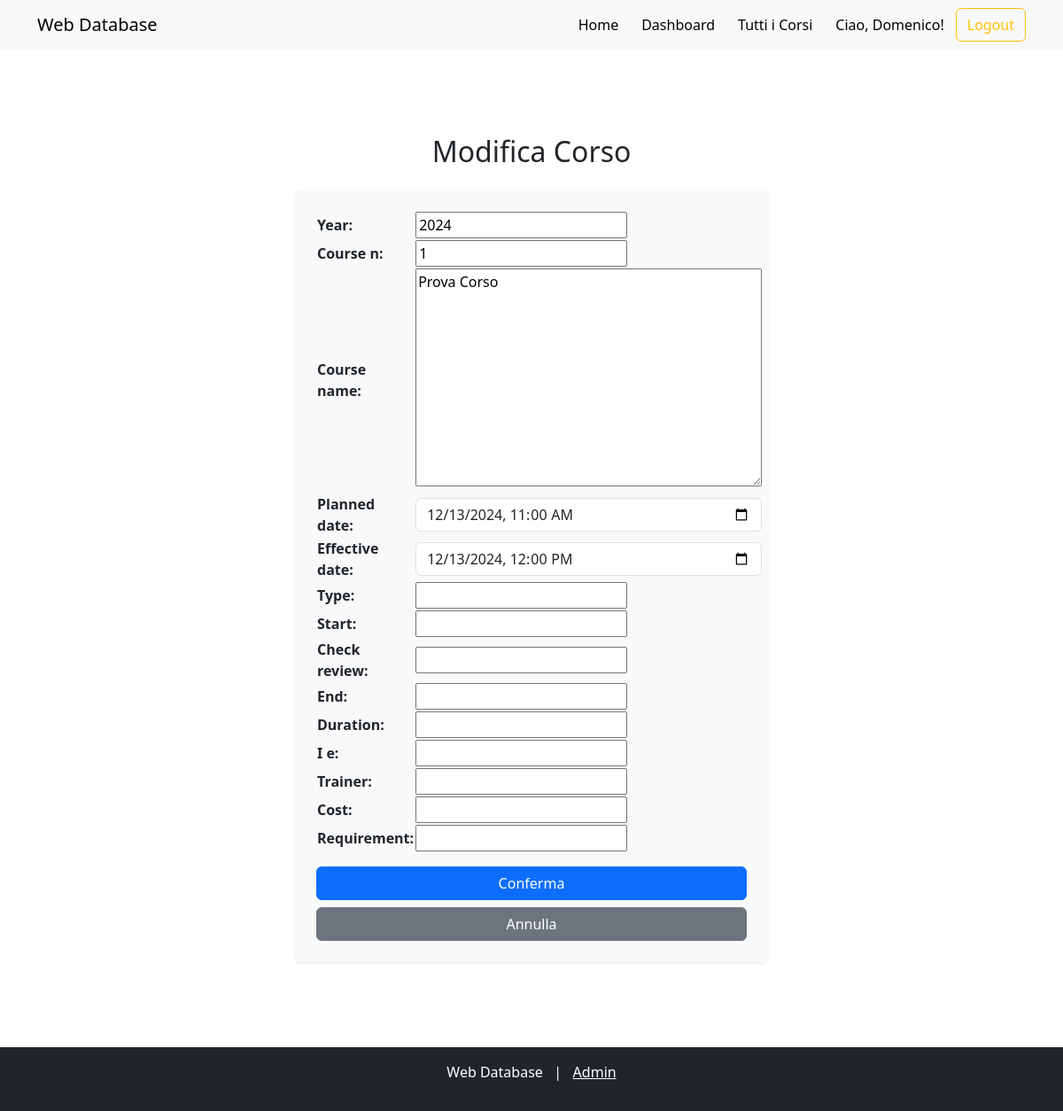
The page /courseupdate/314/ (signed in) on the database its author committed.
### web_app/models.py (models this page shows, shortened)
class CustomUser(AbstractUser):
    USER_TYPE_CHOICES = (
        ('person', 'Persona'),
        ('quality_manager', 'Quality Manager'),
    )
    user_type = models.CharField(max_length=20, choices=USER_TYPE_CHOICES)

class Course(models.Model):
    year = models.IntegerField(null=True, blank=True)
    course_n = models.CharField(max_length=255, null=True, blank=True)
    course_name = models.TextField(null=True, blank=True)
    planned_date = models.DateTimeField(null=True, blank=True)
    effective_date = models.DateTimeField(null=True, blank=True)
    type = models.CharField(max_length=255, null=True, blank=True)
    start = models.CharField(max_length=255, null=True, blank=True)
    check_review = models.CharField(max_length=255, null=True, blank=True)
    end = models.CharField(max_length=255, null=True, blank=True)
    duration = models.FloatField(null=True, blank=True)
    i_e = models.CharField(max_length=255, null=True, blank=True)
    trainer = models.CharField(max_length=255, null=True, blank=True)
    cost = models.FloatField(null=True, blank=True)
    requirement = models.CharField(max_length=255, null=True, blank=True)

### web_app/views.py (the view, shortened to what this page needs)
# urls.py: path('courseupdate/<int:pk>/', views.CourseUpdateView.as_view(), name='course_update'),
class CourseUpdateView(QualityManagerRequiredMixin, LoginRequiredMixin, UpdateView):
    model = Course
    form_class = CourseForm
    template_name = 'web_app/course_update.html'

### web_app/forms.py
class CourseForm(forms.ModelForm):
    class Meta:
        model = Course
        fields = '__all__'
        widgets = {
            'planned_date': forms.DateTimeInput(attrs={'type': 'datetime-local', 'class': 'form-control'}),
            'effective_date': forms.DateTimeInput(attrs={'type': 'datetime-local', 'class': 'form-control'}),
        }

### web_app/templates/web_app/course_update.html (shortened to what this page needs)
{% extends "base.html" %}
{% block content %}
<div class="container my-5">
    <h2 class="text-center mb-4">Modifica Corso</h2>
    <div class="row justify-content-center">
        <div class="col-md-6">
            <form method="post" class="bg-light p-4 rounded shadow-sm" enctype="multipart/form-data">
                <div class="mb-3">
                    <table>
                        {{ form.as_table }}
                    </table>
                </div>
                <div class="d-grid gap-2">
                    <button type="submit" class="btn btn-primary btn-block">Conferma</button>
                    <a href="{% url 'course_detail' object.id %}" class="btn btn-secondary">Annulla</a>
                </div>
            </form>
        </div>
    </div>
</div>
{% endblock %}

### templates/base.html (shortened to what this page needs)
<!DOCTYPE html>
<html lang="it">
<head>
    <link href="https://cdn.jsdelivr.net/npm/bootstrap@5.3.0/dist/css/bootstrap.min.css" rel="stylesheet">
    <link rel="stylesheet" href="https://cdn.jsdelivr.net/npm/flatpickr/dist/themes/airbnb.css">
</head>
<body class="d-flex flex-column min-vh-100">
    <nav class="navbar navbar-expand-lg navbar-light bg-light">
        <div class="container">
            <a class="navbar-brand" href="{% url 'home' %}">Web Database</a>
            <div class="collapse navbar-collapse" id="navbarNav">
                <ul class="navbar-nav ms-auto">
                    <li class="nav-item">
                        <a class="btn btn-light" href="{% url 'home' %}">Home</a>
                    </li>
                    {% if user.user_type == 'quality_manager' or user.is_superuser %}
                        <li class="nav-item">
                        <a class="btn btn-light" href="{% url 'dashboard' %}">Dashboard</a>
                        </li>
                    {% endif %}
                    <li class="nav-item">
                        <a class="btn btn-light" href="{% url 'courses' %}">Tutti i Corsi</a>
                    </li>
                    {% if user.is_authenticated %}
                        <li class="nav-item">
                            <a class="btn btn-light" href="{% url 'user_detail' user.id %}">Ciao, {{ user.first_name }}!</a>
                        </li>
                        <li class="nav-item">
                            <form method="POST" action="{% url 'logout' %}"> {% csrf_token %}
                                <button type="submit" class="btn btn-outline-warning">Logout</button>
                            </form>
                        </li>
                    {% endif %}
                </ul>
            </div>
        </div>
    </nav>
    <main class="container my-5 flex-grow-1">
        {% block content %}
        {% endblock %}
    </main>
    <footer class="bg-dark text-white text-center py-3 mt-auto">
        <p>Web Database &nbsp; | &nbsp; <a href="http://localhost:8000/admin/" class="text-white">Admin</a></p>
    </footer>
</body>
</html>

### templates/base.html (style rules this page uses)
html, body { height: 100%; }

### rows shown on the page
CustomUser: first_name "Domenico"
Course: year "2024", course_n "1", course_name "Prova Corso", planned_date "12/13/2024 11:00", effective_date "12/13/2024 12:00"
